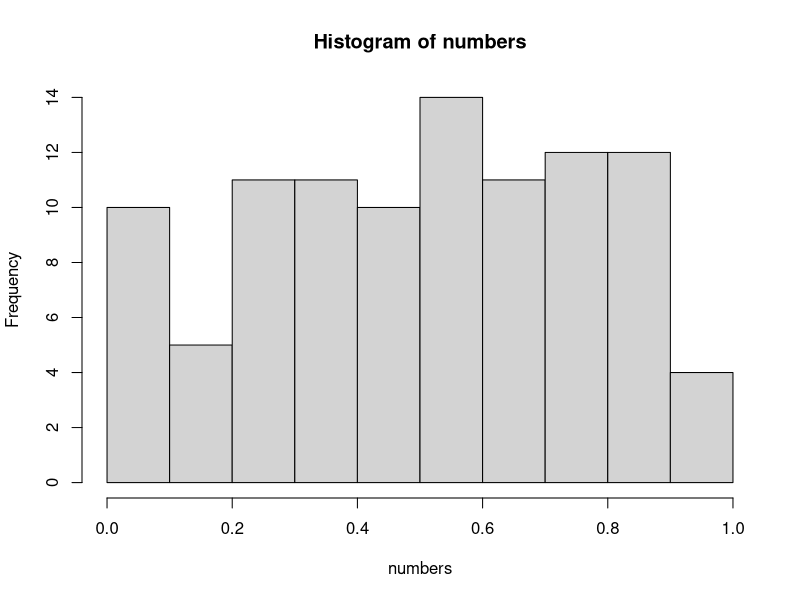

R code for this plot:
## ---- chunk 1
numbers <- runif(1:100)
hist(numbers)
## ---- chunk 2
print(numbers)
